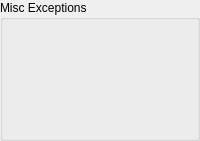
            <widget class="QGroupBox" name="groupBox11" >
             <property name="title" >
              <string>Misc Exceptions</string>
             </property>
             <property name="lineWidth" stdset="0" >
              <number>1</number>
             </property>
             <layout class="QVBoxLayout" >
              <property name="margin" >
               <number>9</number>
              </property>
              <property name="spacing" >
               <number>0</number>
              </property>
              <item>
               <layout class="QHBoxLayout" >
                <item>
                 <widget class="MdtGui::LabeledCheckbox" name="C_ILL_OPCODE_EXCEPTION" >
                  <property name="TclProc" >
                    <string>gui_ill_opcode_exception</string>
                  </property>
                  <property name="Label" >
                   <string>Enable Illegal Instruction Exception</string>
                  </property>
                  <property name="LabelTooltip" >
                   <string>&lt;qt>Enable the illegal instruction exception.  This causes an exception if the major opcode is invalid.  The user must provide their own exception handler.&lt;/qt></string>
                  </property>
                  <property name="Key" >
                   <string>C_ILL_OPCODE_EXCEPTION</string>
                  </property>
                 </widget>
                </item>
                <item>
                 <widget class="MdtGui::LabeledCheckbox" name="C_UNALIGNED_EXCEPTIONS" >
                  <property name="TclProc" >
                    <string>gui_unaligned_exception</string>
                  </property>
                  <property name="Label" >
                   <string>Enable Unaligned Data Exception</string>
                  </property>
                  <property name="LabelTooltip" >
                   <string>&lt;qt>Enable exception handling for unaligned data accesses.  If this parameter is enabled the tools will automatically insert software to handle unaligned accesses.&lt;/qt></string>
                  </property>
                  <property name="Key" >
                   <string>C_UNALIGNED_EXCEPTIONS</string>
                  </property>
                 </widget>
                </item>
               </layout>
              </item>
              <item>
               <layout class="QHBoxLayout" >
                <item>
                 <widget class="MdtGui::LabeledCheckbox" name="C_OPCODE_0X0_ILLEGAL" >
                  <property name="TclProc" >
                    <string>gui_opcode_0x0_illegal</string>
                  </property>
                  <property name="enabled" >
                   <bool>false</bool>
                  </property>
                  <property name="Label" >
                   <string>&lt;qt>Generate Illegal Instruction Exception for NULL Instruction&lt;/qt></string>
                  </property>
                  <property name="LabelTooltip" >
                   <string>&lt;qt>The NULL instruction code (=0x00000000) is never generated by the MicroBlaze compiler or used in EDK libraries. It can only exist legally if it has been hand assembled by the user. Executing a NULL instruction will normally mean that the processor has jumped outside the initialized instruction memory. If C_ILL_OPCODE_EXCEPTION and C_OPCODE_0x0_ILLEGAL are both set this condition will be trapped by MicroBlaze, otherwise it is treated as a NOP.&lt;/qt></string>
                  </property>
                  <property name="Key" >
                   <string>C_OPCODE_0X0_ILLEGAL</string>
                  </property>
                 </widget>
                </item>
                <item>
                 <widget class="MdtGui::LabeledCheckbox" name="C_FSL_EXCEPTION" >
                  <property name="TclProc" >
                    <string>gui_fsl_exception</string>
                  </property>
                  <property name="enabled" >
                   <bool>false</bool>
                  </property>
                  <property name="Label" >
                   <string>Enable Stream Exception</string>
                  </property>
                  <property name="LabelTooltip" >
                   <string>&lt;qt>Enable stream exception handling for Fast Simplex Link (FSL) or Advanced eXtensible Interface (AXI) read accesses.&lt;br>&lt;br>Additional stream instructions must be enabled above to use stream exception handling.&lt;/qt></string>
                  </property>
                  <property name="Key" >
                   <string>C_FSL_EXCEPTION</string>
                  </property>
                 </widget>
                </item>
               </layout>
              </item>
              <item>
               <spacer>
                <property name="orientation" >
                 <enum>Qt::Vertical</enum>
                </property>
                <property name="sizeType" >
                 <enum>QSizePolicy::Expanding</enum>
                </property>
                <property name="sizeHint" >
                 <size>
                  <width>10</width>
                  <height>100</height>
                 </size>
                </property>
               </spacer>
              </item>
             </layout>
            </widget>
